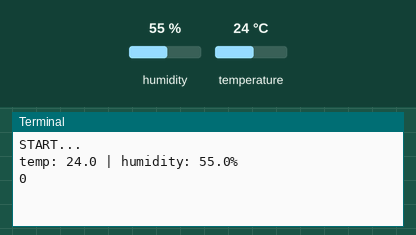
Simulated run of this program. Board: Raspberry Pi (BCM pin numbers). Shown: the last lines printed to the terminal. Inputs (shaded band) come from the test bench; at power-on: humidity 55 %, temperature 24 °C.

Above: at 6.2 s.
6.3 s: humidity set to 22 %
At 8.8 s:
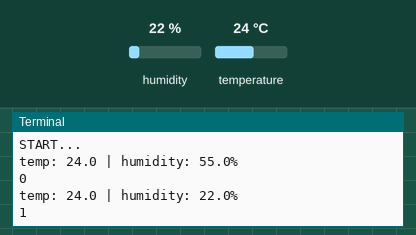
10.1 s: temperature set to 12 °C
At 12.7 s:
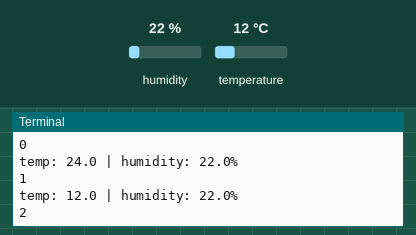
13.9 s: humidity set to 40 %
At 15.3 s:
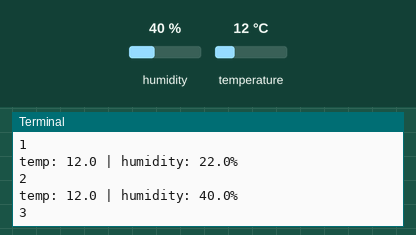
Timing chart, 0 to 16.9 s (numbered marks = the images above; inputs shaded):
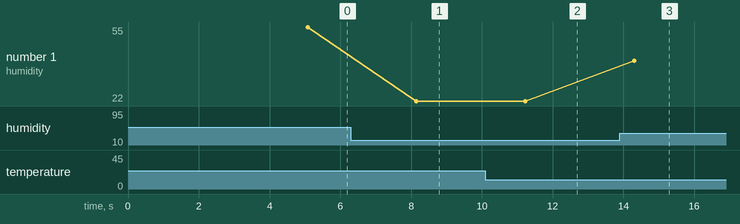

The program:

DHT11.py
```python
import RPi.GPIO as GPIO
import dht11
import time

# GPIO Setting
GPIO.setwarnings(False)
GPIO.setmode(GPIO.BCM)
GPIO.cleanup()

sensor = dht11.DHT11(pin=10)

print("START...")

time.sleep(5)

cnt = 0

try:
    while True:
        result = sensor.read()

        if result.is_valid():
            print(f"temp: {result.temperature} | humidity: {result.humidity}%")
            print(cnt)

        cnt = cnt + 1

        time.sleep(3)

except KeyboardInterrupt:
    print("STOP")
    GPIO.cleanup()
```

Measured:
- after the input at 6.3 s, the terminal: prints a new line after 1.9 s (image 1)
- after the input at 10.1 s, the terminal: prints a new line after 1.1 s (image 2)
- after the input at 13.9 s, the terminal: prints a new line after 0.40 s (image 3)
- plotted number 1: 55 → 22 after the input at 6.3 s, 22 → 40 after the input at 13.9 s
